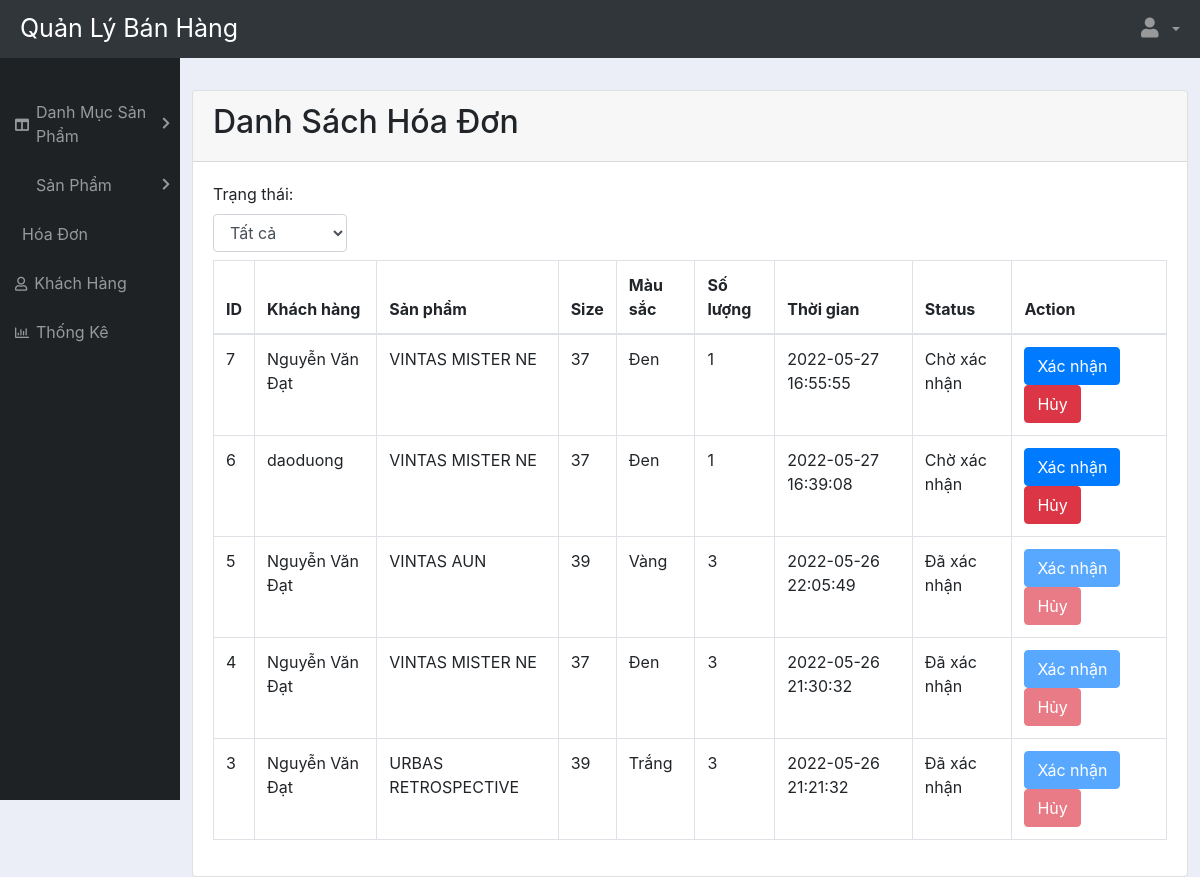
Before: /admin/layout/order.php with the older database file.
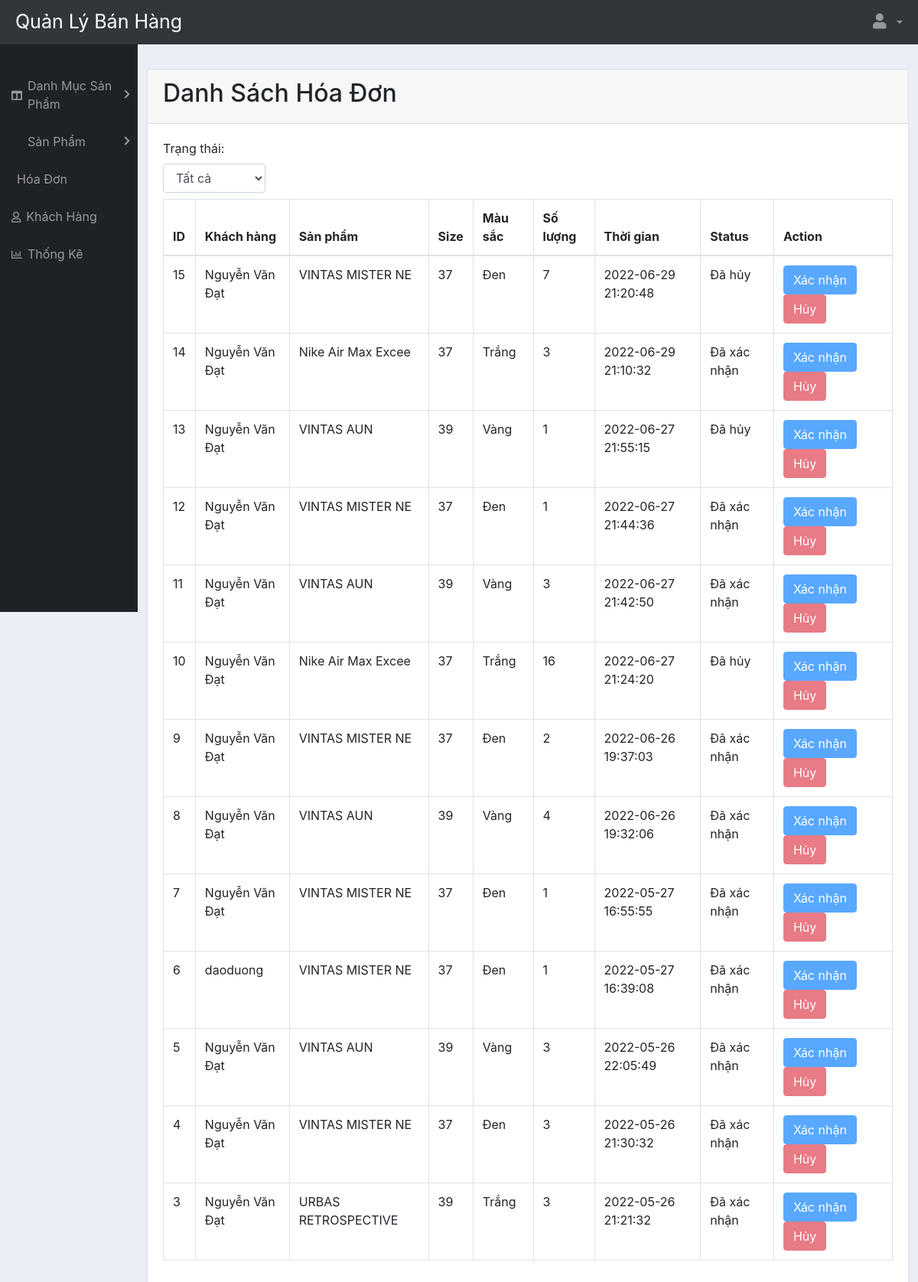
After: the same page with the newer database file.
### tables this page shows
CREATE TABLE `saleorder` (
  `id` int(11) NOT NULL,
  `created_date` datetime NOT NULL DEFAULT CURRENT_TIMESTAMP,
  `user_id` int(11) NOT NULL
);

CREATE TABLE `user` (
  `id` int(11) NOT NULL,
  `fullname` varchar(200) NOT NULL,
  `password` varchar(100) NOT NULL,
  `phone` varchar(10) NOT NULL,
  `address` varchar(200) NOT NULL,
  `email` varchar(200) NOT NULL,
  `role` varchar(50) NOT NULL,
  `created_date` datetime NOT NULL DEFAULT CURRENT_TIMESTAMP,
  `status` int(11) NOT NULL DEFAULT '1'
);

CREATE TABLE `product` (
  `id` int(11) NOT NULL,
  `name` varchar(100) NOT NULL,
  `image` varchar(200) NOT NULL,
  `price` decimal(10,0) NOT NULL,
  `category_id` int(11) DEFAULT NULL,
  `description` text
);

CREATE TABLE `size` (
  `id` int(11) NOT NULL,
  `size` varchar(100) NOT NULL,
  `status` int(11) NOT NULL DEFAULT '1',
  `created_date` datetime NOT NULL DEFAULT CURRENT_TIMESTAMP
);

CREATE TABLE `color` (
  `id` int(11) NOT NULL,
  `color` varchar(20) NOT NULL,
  `colorCode` varchar(20) NOT NULL,
  `status` int(11) NOT NULL DEFAULT '1',
  `created_date` datetime NOT NULL DEFAULT CURRENT_TIMESTAMP
);

CREATE TABLE `product_saleorder` (
  `saleorder_id` int(11) NOT NULL,
  `product_id` int(11) NOT NULL,
  `quantity` int(11) NOT NULL,
  `color_id` int(11) NOT NULL,
  `size_id` int(11) NOT NULL,
  `status` int(11) NOT NULL DEFAULT '1'
);

### admin/layout/order.php (the view, shortened to what this page needs)
<!DOCTYPE html>
<html lang="en">
<head>
    <?php include "lib.php";?>
</head>
<body>
    <?php
        include 'header.php';
    ?>
    <main>
        <?php
            include 'sidebar.php';
        ?>
        <div class="main">
            <div class="card">
                <div class="card-header">
                    <h2>Danh Sách Hóa Đơn</h2>
                </div>
                <div class="card-body">
                    <div class="row mb-2">
                        <div class="col-2">
                            <label for="status">Trạng thái:</label>
                            <select name="status" id="status" class="form-control">
                                <option value="3">Tất cả</option>
                            </select>
                        </div>
                    </div>
                    <table class="table table-bordered">
                        <thead>
                            <tr>
                                <th scope="col">ID</th>
                                <th scope="col">Khách hàng</th>
                                <th scope="col">Sản phẩm</th>
                                <th scope="col">Size</th>
                                <th scope="col">Màu sắc</th>
                                <th scope="col">Số lượng</th>
                                <th scope="col">Thời gian</th>
                                <th scope="col">Status</th>
                                <th scope="col">Action</th>
                            </tr>
                        </thead>
                        <tbody>
                        <?php
                            $con = mysqli_connect("localhost", "root", "12345678", "projectphp");
                            $sql = "SELECT sa.id, u.fullname, p.name, s.size, c.color, ps.quantity, sa.created_date, ps.size_id, ps.color_id, ps.product_id,"
                            ." CASE WHEN ps.status = 0 THEN 'Đã hủy' WHEN ps.status = 1 THEN 'Chờ xác nhận' WHEN ps.status = 2 THEN 'Đã xác nhận' END AS status"
                            ." FROM `saleorder` sa, product_saleorder ps, product p, color c, size s, user u"
                            ." WHERE sa.id = ps.saleorder_id and ps.product_id = p.id and ps.color_id = c.id and ps.size_id = s.id and sa.user_id = u.id"
                            ." ORDER BY sa.created_date DESC";
                            $result = mysqli_query($con, $sql);
                            if (mysqli_num_rows($result) > 0) {
                                while ($row = mysqli_fetch_assoc($result)) {
                                    echo '<tr>'
                                    .'<td>'.$row['id'].'</td>'
                                    .'<td>'.$row['fullname'].'</td>'
                                    .'<td productId = ' . $row['product_id'] .'>'.$row['name'].'</td>'
                                    .'<td sizeId = '. $row['size_id'] .'>'.$row['size'].'</td>'
                                    .'<td colorId = '. $row['color_id'] .'>'.$row['color'].'</td>'
                                    .'<td>'.$row['quantity'].'</td>'
                                    .'<td>'.$row['created_date'].'</td>'
                                    .'<td>'.$row['status'].'</td>'
                                    .'<td>';
                                    if ($row['status'] == 'Chờ xác nhận')
                                        echo '<button type="button" class="btn btn-primary mr-2 confirm">Xác nhận</button>'
                                        .'<button type="button" class="btn btn-danger delete">Hủy</button>';
                                    else
                                        echo '<button type="button" class="btn btn-primary mr-2 confirm" disabled>Xác nhận</button>'
                                        .'<button type="button" class="btn btn-danger delete" disabled>Hủy</button>';
                                    echo '</td>'
                                    .'</tr>';
                                }
                            }
                        ?>
                        </tbody>
                    </table>
                </div>
            </div>
        </div>
    </main>
</body>
</html>

Changed rows visible on the page:
added saleorder: id "15", user.fullname "Nguyễn Văn Đạt", product.name "VINTAS MISTER NE", size.size "37", color.color "Đen", product_saleorder.quantity "7", created_date "2022-06-29 21:20:48", status "Đã hủy", shows "Xác nhận"
added saleorder: id "14", user.fullname "Nguyễn Văn Đạt", product.name "Nike Air Max Excee", size.size "37", color.color "Trắng", product_saleorder.quantity "3", created_date "2022-06-29 21:10:32", status "Đã xác nhận", shows "Xác nhận"
added saleorder: id "13", user.fullname "Nguyễn Văn Đạt", product.name "VINTAS AUN", size.size "39", color.color "Vàng", product_saleorder.quantity "1", created_date "2022-06-27 21:55:15", status "Đã hủy", shows "Xác nhận"
added saleorder: id "12", user.fullname "Nguyễn Văn Đạt", product.name "VINTAS MISTER NE", size.size "37", color.color "Đen", product_saleorder.quantity "1", created_date "2022-06-27 21:44:36", status "Đã xác nhận", shows "Xác nhận"
added saleorder: id "11", user.fullname "Nguyễn Văn Đạt", product.name "VINTAS AUN", size.size "39", color.color "Vàng", product_saleorder.quantity "3", created_date "2022-06-27 21:42:50", status "Đã xác nhận", shows "Xác nhận"
added saleorder: id "10", user.fullname "Nguyễn Văn Đạt", product.name "Nike Air Max Excee", size.size "37", color.color "Trắng", product_saleorder.quantity "16", created_date "2022-06-27 21:24:20", status "Đã hủy", shows "Xác nhận"
added saleorder: id "9", user.fullname "Nguyễn Văn Đạt", product.name "VINTAS MISTER NE", size.size "37", color.color "Đen", product_saleorder.quantity "2", created_date "2022-06-26 19:37:03", status "Đã xác nhận", shows "Xác nhận"
added saleorder: id "8", user.fullname "Nguyễn Văn Đạt", product.name "VINTAS AUN", size.size "39", color.color "Vàng", product_saleorder.quantity "4", created_date "2022-06-26 19:32:06", status "Đã xác nhận", shows "Xác nhận"
computed for saleorder id 7: status "Chờ xác nhận" → "Đã xác nhận"
computed for saleorder "daoduong": status "Chờ xác nhận" → "Đã xác nhận"
